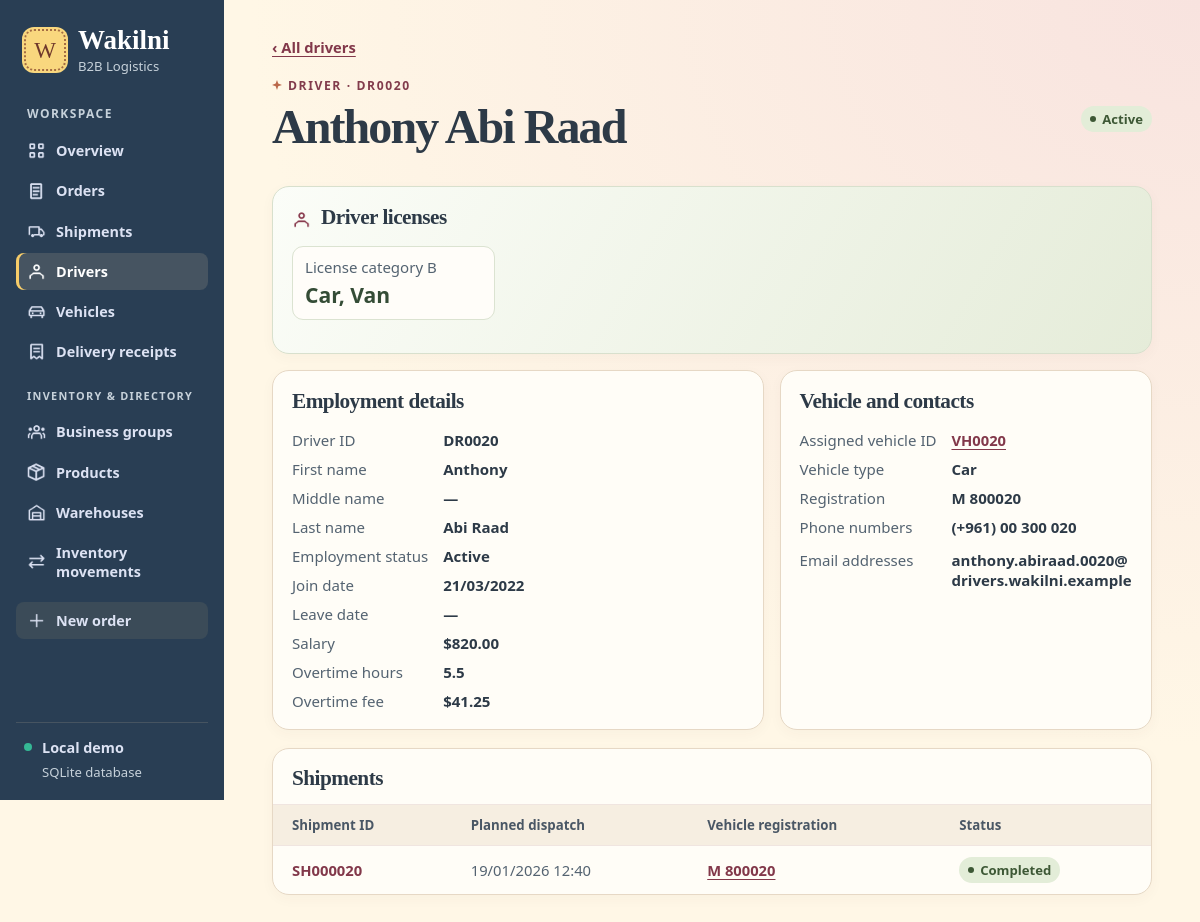
Screenshot of /drivers/DR0020 with the database file from the repository.
### tables this page shows
CREATE TABLE "Driver" (
    "driverID" TEXT NOT NULL CHECK (length(driverID) BETWEEN 1 AND 6 AND driverID GLOB 'DR[0-9][0-9][0-9][0-9]' AND length(driverID) = 6),
    "driverFirstName" TEXT NOT NULL CHECK (length(driverFirstName) BETWEEN 1 AND 30),
    "driverLastName" TEXT NOT NULL CHECK (length(driverLastName) BETWEEN 1 AND 30),
    "driverMiddleName" TEXT CHECK (length(driverMiddleName) BETWEEN 1 AND 30),
    "employmentStatus" TEXT NOT NULL CHECK (employmentStatus IN ('pending', 'active', 'terminated', 'suspended')),
    "driveJoinDate" TEXT NOT NULL CHECK (strftime('%d/%m/%Y', substr(driveJoinDate, 7, 4) || '-' || substr(driveJoinDate, 4, 2) || '-' || substr(driveJoinDate, 1, 2) || substr(driveJoinDate, 11), '+0 minutes') IS driveJoinDate),
    "driverLeaveDate" TEXT CHECK (strftime('%d/%m/%Y', substr(driverLeaveDate, 7, 4) || '-' || substr(driverLeaveDate, 4, 2) || '-' || substr(driverLeaveDate, 1, 2) || substr(driverLeaveDate, 11), '+0 minutes') IS driverLeaveDate),
    "driverSalary" REAL NOT NULL CHECK (driverSalary BETWEEN 0 AND 99999.99 AND driverSalary = round(driverSalary, 2)) CHECK (typeof(driverSalary) IN ('integer', 'real', 'null')),
    "driverOvertimeHours" REAL CHECK (driverOvertimeHours BETWEEN 0 AND 1e+30 AND driverOvertimeHours = round(driverOvertimeHours, 2)) CHECK (typeof(driverOvertimeHours) IN ('integer', 'real', 'null')),
    "vehicleID" TEXT CHECK (length(vehicleID) BETWEEN 1 AND 6 AND vehicleID GLOB 'VH[0-9][0-9][0-9][0-9]' AND length(vehicleID) = 6),
    PRIMARY KEY (driverID),
    FOREIGN KEY (vehicleID) REFERENCES "Vehicle" (vehicleID),
    UNIQUE (vehicleID),
    UNIQUE (driverFirstName, driverMiddleName, driverLastName),
    CHECK ((substr(driverLeaveDate, 7, 4) || '-' || substr(driverLeaveDate, 4, 2) || '-' || substr(driverLeaveDate, 1, 2) || substr(driverLeaveDate, 11)) >= (substr(driveJoinDate, 7, 4) || '-' || substr(driveJoinDate, 4, 2) || '-' || substr(driveJoinDate, 1, 2) || substr(driveJoinDate, 11))),
    CHECK ((employmentStatus = 'terminated') = (driverLeaveDate IS NOT NULL)),
    FOREIGN KEY (driverSalary, driverOvertimeHours) REFERENCES OvertimeFee (driverSalary, driverOvertimeHours)
);

CREATE TABLE "Vehicle" (
    "vehicleID" TEXT NOT NULL CHECK (length(vehicleID) BETWEEN 1 AND 6 AND vehicleID GLOB 'VH[0-9][0-9][0-9][0-9]' AND length(vehicleID) = 6),
    "vehicleRegistrationNo" TEXT NOT NULL CHECK (length(vehicleRegistrationNo) BETWEEN 1 AND 8 AND vehicleRegistrationNo GLOB '[A-Z] [0-9][0-9][0-9][0-9][0-9][0-9]' AND length(vehicleRegistrationNo) = 8),
    "vehicleType" TEXT NOT NULL CHECK (vehicleType IN ('Motorcycle', 'Car', 'Van', 'Truck')),
    "maxVehicleCapacity" REAL NOT NULL CHECK (maxVehicleCapacity BETWEEN 0.01 AND 999999.99 AND maxVehicleCapacity = round(maxVehicleCapacity, 2)) CHECK (typeof(maxVehicleCapacity) IN ('integer', 'real', 'null')),
    "maxVehicleWeight" REAL NOT NULL CHECK (maxVehicleWeight BETWEEN 0.01 AND 999999.99 AND maxVehicleWeight = round(maxVehicleWeight, 2)) CHECK (typeof(maxVehicleWeight) IN ('integer', 'real', 'null')),
    "maxFuelLimit" REAL NOT NULL CHECK (maxFuelLimit BETWEEN 0.01 AND 999999.99 AND maxFuelLimit = round(maxFuelLimit, 2)) CHECK (typeof(maxFuelLimit) IN ('integer', 'real', 'null')),
    "vehicleOperationalStatus" TEXT NOT NULL CHECK (vehicleOperationalStatus IN ('Active', 'In Maintenance', 'Out of Service')),
    "deliveryCount" INTEGER CHECK (deliveryCount BETWEEN 0 AND 999999) CHECK (typeof(deliveryCount) IN ('integer', 'null')),
    PRIMARY KEY (vehicleID),
    UNIQUE (vehicleRegistrationNo)
);

CREATE TABLE "DriverPhoneNo" (
"phoneNo" TEXT NOT NULL CHECK (length(phoneNo) BETWEEN 1 AND 17 AND phoneNo GLOB '(+961) [0-9][0-9] [0-9][0-9][0-9] [0-9][0-9][0-9]' AND length(phoneNo) = 17),
"driverID" TEXT NOT NULL CHECK (length(driverID) BETWEEN 1 AND 6 AND driverID GLOB 'DR[0-9][0-9][0-9][0-9]' AND length(driverID) = 6),
    PRIMARY KEY (phoneNo),
    FOREIGN KEY (driverID) REFERENCES "Driver" (driverID)
);

CREATE TABLE "DriverEmail" (
"driverEmail" TEXT NOT NULL CHECK (length(driverEmail) BETWEEN 1 AND 100),
"driverID" TEXT NOT NULL CHECK (length(driverID) BETWEEN 1 AND 6 AND driverID GLOB 'DR[0-9][0-9][0-9][0-9]' AND length(driverID) = 6),
    PRIMARY KEY (driverEmail),
    FOREIGN KEY (driverID) REFERENCES "Driver" (driverID)
);

CREATE TABLE "Shipment" (
    "shipmentID" TEXT NOT NULL CHECK (length(shipmentID) BETWEEN 1 AND 8 AND shipmentID GLOB 'SH[0-9][0-9][0-9][0-9][0-9][0-9]' AND length(shipmentID) = 8),
    "plannedDispatchDateAndTime" TEXT NOT NULL CHECK (strftime('%d/%m/%Y %H:%M', substr(plannedDispatchDateAndTime, 7, 4) || '-' || substr(plannedDispatchDateAndTime, 4, 2) || '-' || substr(plannedDispatchDateAndTime, 1, 2) || substr(plannedDispatchDateAndTime, 11), '+0 minutes') IS plannedDispatchDateAndTime),
    "actualDispatchDateAndTime" TEXT CHECK (strftime('%d/%m/%Y %H:%M', substr(actualDispatchDateAndTime, 7, 4) || '-' || substr(actualDispatchDateAndTime, 4, 2) || '-' || substr(actualDispatchDateAndTime, 1, 2) || substr(actualDispatchDateAndTime, 11), '+0 minutes') IS actualDispatchDateAndTime),
    "actualArrivalTime" TEXT CHECK (strftime('%H:%M', actualArrivalTime, '+0 minutes') IS actualArrivalTime),
    "shipmentMethod" TEXT NOT NULL CHECK (shipmentMethod IN ('Standard', 'Express', 'Same-Day', 'Scheduled')),
    "shipmentStatus" TEXT NOT NULL CHECK (shipmentStatus IN ('Planned', 'Dispatched', 'In Transit', 'Completed', 'Cancelled')),
    "driverID" TEXT NOT NULL CHECK (length(driverID) BETWEEN 1 AND 6 AND driverID GLOB 'DR[0-9][0-9][0-9][0-9]' AND length(driverID) = 6),
    "vehicleID" TEXT NOT NULL CHECK (length(vehicleID) BETWEEN 1 AND 6 AND vehicleID GLOB 'VH[0-9][0-9][0-9][0-9]' AND length(vehicleID) = 6),
    PRIMARY KEY (shipmentID),
    FOREIGN KEY (driverID) REFERENCES "Driver" (driverID),
    FOREIGN KEY (vehicleID) REFERENCES "Vehicle" (vehicleID),
    UNIQUE (vehicleID),
    CHECK ((actualDispatchDateAndTime IS NOT NULL) = (shipmentStatus IN ('Dispatched','In Transit','Completed'))),
    CHECK ((actualArrivalTime IS NOT NULL) = (shipmentStatus = 'Completed'))
);

### app.py (the view)
@app.get("/drivers/<driver_id>")
def driver_detail(driver_id):
    conn = db()
    driver = conn.execute(
        f"""SELECT {DRIVERS_FIELDS}, ot.overtimeFee {DRIVERS_FROM}
            LEFT JOIN OvertimeFee ot ON ot.driverSalary = d.driverSalary AND ot.driverOvertimeHours = d.driverOvertimeHours
            WHERE d.driverID = ?""", (driver_id,)
    ).fetchone()
    if driver is None:
        abort(404)
    phones = conn.execute("SELECT phoneNo FROM DriverPhoneNo WHERE driverID = ? ORDER BY 1", (driver_id,)).fetchall()
    emails = conn.execute("SELECT driverEmail FROM DriverEmail WHERE driverID = ? ORDER BY 1", (driver_id,)).fetchall()
    categories = [
        (category, [vehicle for vehicle, required in LICENSES.items() if required == category])
        for category in (driver["licenses"] or "").split(", ") if category
    ]
    routes = conn.execute(
        f"""SELECT {SHIPMENTS_FIELDS} {SHIPMENTS_FROM} WHERE s.driverID = ?
            ORDER BY {date_key('s.plannedDispatchDateAndTime')} DESC, s.shipmentID DESC""", (driver_id,)
    ).fetchall()
    return render_template("driver.html", driver=driver, categories=categories, phones=phones, emails=emails, routes=routes)

### app.py (called while the page is built, shortened)
@app.before_request
def protect_online_demo():
    password = app.config["DEMO_PASSWORD"]
    if app.config["RENDER_HOSTED"] and len(password) < 12:
        return Response("Set a demo password of at least 12 characters before opening the online site.\n", 503)
    if not password or request.endpoint == "health":
        return None

def db():
    if "db" not in g:
        path = Path(app.config["DATABASE"]).resolve()
        g.db = sqlite3.connect(path.as_uri() + "?mode=rw", uri=True, timeout=5)
        g.db.row_factory = sqlite3.Row
        g.db.execute("PRAGMA foreign_keys = ON")
    return g.db

@app.template_filter("money")
def money(value):
    return f"${value:,.2f}"

def date_key(column):
    return f"substr({column}, 7, 4) || substr({column}, 4, 2) || substr({column}, 1, 2) || substr({column}, 11)"

### templates/driver.html (shortened to what this page needs)
{% extends "base.html" %}
{% from "components.html" import badge %}
{% block content %}
<a class="back" href="{{ url_for('drivers') }}">‹ All drivers</a>
<header class="page-head"><div><p class="eyebrow">DRIVER · {{ driver.driverID }}</p>
  <h1>{{ [driver.driverFirstName, driver.driverMiddleName, driver.driverLastName]|select|join(' ') }}</h1></div>{{ badge(driver.employmentStatus|capitalize) }}</header>
<section class="panel detail storage">
  <h2><span class="icon icon-drivers" aria-hidden="true"></span> Driver licenses</h2>
  {% if categories %}
  <dl class="location-grid">
    {% for category, vehicles in categories %}<div><dt>License category {{ category }}</dt><dd>{{ vehicles|join(', ') or '—' }}</dd></div>{% endfor %}
  </dl>
  {% else %}<p class="form-note">No license categories are recorded for this driver.</p>{% endif %}
</section>
<div class="details-grid section-gap">
  <section class="panel detail"><h2>Employment details</h2>
    <dl>
      <dt>Driver ID</dt><dd>{{ driver.driverID }}</dd>
      <dt>First name</dt><dd>{{ driver.driverFirstName }}</dd>
      <dt>Middle name</dt><dd>{{ driver.driverMiddleName or '—' }}</dd>
      <dt>Last name</dt><dd>{{ driver.driverLastName }}</dd>
      <dt>Employment status</dt><dd>{{ driver.employmentStatus|capitalize }}</dd>
      <dt>Join date</dt><dd>{{ driver.driveJoinDate }}</dd>
      <dt>Leave date</dt><dd>{{ driver.driverLeaveDate or '—' }}</dd>
      <dt>Salary</dt><dd>{{ driver.driverSalary|money }}</dd>
      <dt>Overtime hours</dt><dd>{{ driver.driverOvertimeHours if driver.driverOvertimeHours is not none else '—' }}</dd>
      <dt>Overtime fee</dt><dd>{{ driver.overtimeFee|money if driver.overtimeFee is not none else '—' }}</dd>
    </dl>
  </section>
  <section class="panel detail"><h2>Vehicle and contacts</h2>
    <dl>
      <dt>Assigned vehicle ID</dt><dd>{% if driver.vehicleID %}<a class="text-link" href="{{ url_for('vehicle_detail', vehicle_id=driver.vehicleID) }}">{{ driver.vehicleID }}</a>{% else %}Unassigned{% endif %}</dd>
      <dt>Vehicle type</dt><dd>{{ driver.vehicleType or '—' }}</dd>
      <dt>Registration</dt><dd>{{ driver.vehicleRegistrationNo or '—' }}</dd>
      <dt>Phone numbers</dt><dd>{% for row in phones %}<span class="contact-line">{{ row.phoneNo }}</span>{% else %}—{% endfor %}</dd>
      <dt>Email addresses</dt><dd>{% for row in emails %}<span class="contact-line">{{ row.driverEmail }}</span>{% else %}—{% endfor %}</dd>
    </dl>
  </section>
</div>
<section class="panel">
  <div class="panel-head"><h2>Shipments</h2></div>
  {% if routes %}<div class="table-wrap"><table>
    <thead><tr><th>Shipment ID</th><th>Planned dispatch</th><th>Vehicle registration</th><th>Status</th></tr></thead>
    <tbody>{% for route in routes %}<tr>
      <td><a class="record" href="{{ url_for('shipment_detail', shipment_id=route.shipmentID) }}">{{ route.shipmentID }}</a></td>
      <td class="date">{{ route.plannedDispatchDateAndTime }}</td><td><a class="text-link" href="{{ url_for('vehicle_detail', vehicle_id=route.vehicleID) }}">{{ route.vehicleRegistrationNo }}</a></td><td>{{ badge(route.shipmentStatus) }}</td>
    </tr>{% endfor %}</tbody>
  </table></div>{% else %}<p class="empty">This driver has no shipments.</p>{% endif %}
</section>
{% endblock %}

### templates/components.html (shortened to what this page needs)
{% macro badge(value) %}<span class="badge state-{{ value|lower|replace(' ', '-') }}">{{ value }}</span>{% endmacro %}

### static/style.css (style rules this page uses)
:root { font-family: "Segoe UI", system-ui, sans-serif; color: #2d3a47; background: #fff7e6; --navy: #293e54; --indigo: #93463f; --muted: #546371; --line: #e6d8c5; --surface: #fffdf7; --display: "Playfair Display", Georgia, serif; --script: "Pacifico", "Segoe Print", cursive; font-synthesis: none; }
* { box-sizing: border-box; }
body { margin: 0; min-height: 100vh; display: grid; grid-template-columns: 224px minmax(0, 1fr); background: radial-gradient(ellipse at 100% 0, #f8e3df, transparent 56%), #fff7e6; }
a { color: inherit; }
.page-head { display: flex; justify-content: space-between; gap: 18px; align-items: center; margin-bottom: 24px; }
.eyebrow { font-size: .76rem; font-weight: 750; letter-spacing: .13em; color: #823c4c; margin: 0 0 8px; }
.page-head:not(.hero) .eyebrow::before { content: ""; display: inline-block; width: 10px; height: 10px; margin-right: 6px; background: #ba684a; clip-path: polygon(50% 0, 62% 36%, 100% 50%, 62% 63%, 50% 100%, 37% 63%, 0 50%, 37% 36%); }
h1, h2, p { margin-top: 0; }
h1 { margin-bottom: 9px; font-family: var(--display); font-weight: 680; font-size: clamp(2.18rem, 4vw, 3.2rem); font-variant-numeric: lining-nums; letter-spacing: -.04em; line-height: 1.06; overflow-wrap: anywhere; }
h2 { margin: 0; font: 680 1.33rem/1.22 var(--display); letter-spacing: -.025em; }
.metric, .panel { background: var(--surface); border: 1px solid var(--line); border-radius: 17px; box-shadow: 0 4px 14px #623b3609; min-width: 0; }
.overview, .details-grid { display: grid; grid-template-columns: minmax(0, 1.32fr) minmax(0, 1fr); gap: 16px; margin-bottom: 18px; }
.panel + .panel { margin-top: 16px; }
.overview .panel, .details-grid .panel { margin-top: 0; }
.panel-head { padding: 17px 19px 12px; }
.text-link, .record, .back { color: #82384a; font-weight: 700; text-underline-offset: 3px; }
.text-link, .back { font-size: .92rem; }
.record { text-decoration: none; white-space: nowrap; }
.back { display: inline-block; margin-bottom: 20px; }
.table-wrap { max-width: 100%; overflow-x: auto; }
table { border-collapse: collapse; width: 100%; font-size: .925rem; text-align: left; }
th { background: #f6eee1; color: #4a5765; font-size: .83rem; font-weight: 700; white-space: nowrap; }
td, th { padding: 11px 14px; border-top: 1px solid #f0e5e0; vertical-align: middle; }
td:first-child, th:first-child { padding-left: 19px; }
.date { white-space: nowrap; color: var(--muted); }
.badge { display: inline-flex; align-items: center; gap: 6px; white-space: nowrap; border-radius: 20px; padding: 4px 9px; background: #e1e8ef; color: #344c61; font-size: .82rem; font-weight: 700; }
.badge::before { content: ""; width: 6px; height: 6px; border-radius: 50%; background: currentColor; }
.state-delivered, .state-completed, .state-active { color: #3d5835; background: #e3edd8; }
.detail { padding: 18px 19px; }
dl { margin: 15px 0 0; display: grid; grid-template-columns: minmax(96px, max-content) 1fr; gap: 9px 15px; font-size: .94rem; }
dt { color: var(--muted); }
dd { margin: 0; overflow-wrap: anywhere; font-weight: 600; }
.icon { width: 1.2rem; height: 1.2rem; flex: none; display: inline-block; vertical-align: -.23em; background: currentColor; mask: var(--icon) center / contain no-repeat; }
.icon-drivers { --icon: url("icons/drivers.png"); }
.detail h2 .icon { color: #87384b; margin-right: 5px; }
.contact-line { display: block; margin-bottom: 4px; }
.storage { background: linear-gradient(120deg, #fbfdf8, #e5ecd9); border-color: #d8e0cd; }
.location-grid { grid-template-columns: repeat(4, minmax(0, 1fr)); gap: 9px; margin-bottom: 15px; }
.location-grid > div { background: #fffdf9; border: 1px solid #dbe3d1; border-radius: 11px; padding: 10px 12px; }
.location-grid dd { font-size: 1.32rem; color: #344c36; margin-top: 3px; }
.section-gap { margin-top: 16px; }

### rows the page displays
Driver: driverID "DR0020", driverFirstName+driverLastName "Anthony Abi Raad", driverFirstName "Anthony", driverLastName "Abi Raad", employmentStatus "Active", driveJoinDate "21/03/2022", driverSalary "$820.00", driverOvertimeHours "5.5", vehicleID "VH0020"
Vehicle: vehicleType "Car"
DriverPhoneNo: phoneNo "(+961) 00 300 020"
DriverEmail: driverEmail "anthony.abiraad.0020@drivers.wakilni.example"
Shipment: shipmentID "SH000020", plannedDispatchDateAndTime "19/01/2026 12:40", vehicleRegistrationNo "M 800020", shipmentStatus "Completed"

### other values shown
{{ 'Online class demo' if config.RENDER_HOSTED else 'Local demo' }} "Local demo"
{{ value }} "Active"
{{ category }} "B"
{{ vehicles|join(', ') or '—' }} "Car, Van"
{{ driver.driverMiddleName or '—' }} "—"
{{ driver.driverLeaveDate or '—' }} "—"
{{ driver.overtimeFee|money if driver.overtimeFee is not none else '—' }} "$41.25"
{{ driver.vehicleRegistrationNo or '—' }} "M 800020"
